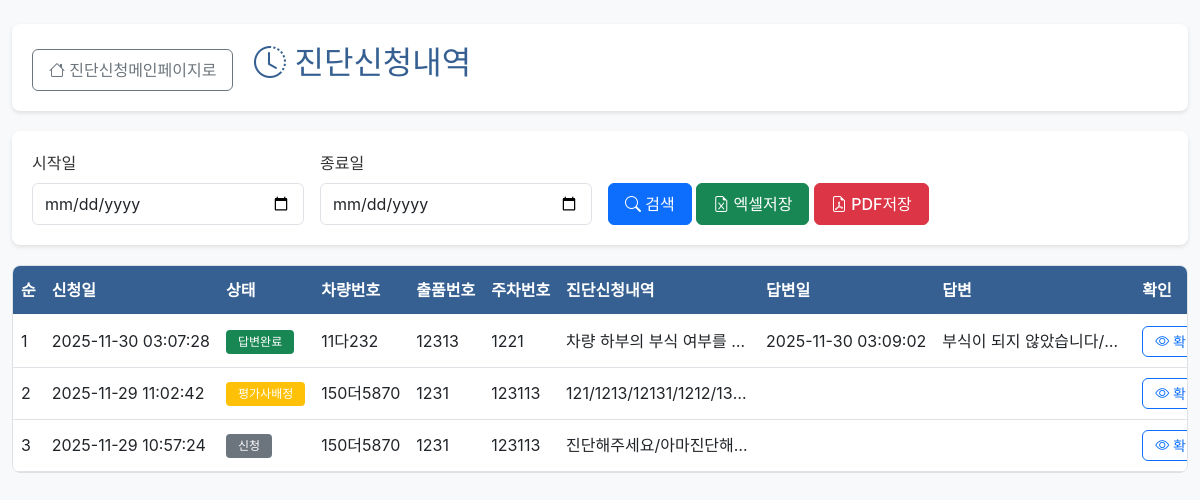
Page /diagnosis/history (signed in) on the committed database.
### tables this page shows
CREATE TABLE diagnosis_requests (
            id INTEGER PRIMARY KEY AUTOINCREMENT,
            applicant_id INTEGER NOT NULL,
            request_date TEXT NOT NULL DEFAULT (datetime('now', 'localtime')),
            vehicle_number TEXT,
            lot_number TEXT,
            parking_number TEXT,
            status TEXT NOT NULL DEFAULT '신청',
            evaluator_id INTEGER,
            evaluator_name TEXT,
            answer_date TEXT,
            confirmed_at TEXT,
            translated_summary TEXT,
            translated_at TEXT,
            sent_at TEXT,
            fee INTEGER DEFAULT 120000,
            FOREIGN KEY (applicant_id) REFERENCES users(id) ON DELETE CASCADE,
            FOREIGN KEY (evaluator_id) REFERENCES users(id) ON DELETE SET NULL
        );

### app.py (the view)
@app.route("/diagnosis/history")
@login_required
@role_required("진단신청")
def diagnosis_history():
    db = get_db()
    start_date = request.args.get("start_date")
    end_date = request.args.get("end_date")
    query = """
        SELECT * FROM diagnosis_requests
        WHERE applicant_id = ?
    """
    params: List[Any] = [session["user_id"]]
    if start_date:
        query += " AND date(request_date) >= date(?)"
        params.append(start_date)
    if end_date:
        query += " AND date(request_date) <= date(?)"
        params.append(end_date)
    query += " ORDER BY request_date DESC LIMIT 10"
    rows = db.execute(query, params).fetchall()
    enriched = []
    for row in rows:
        details = _fetch_request_details(row["id"])
        responses = _fetch_response_details(row["id"])
        enriched.append(
            {
                "row": row,
                "request_summary": _summarize_details(details, "content"),
                "response_summary": _summarize_details(responses, "content"),
            }
        )
    return render_template(
        "diagnosis/history.html",
        diagnoses=enriched,
        start_date=start_date or "",
        end_date=end_date or "",
    )

### app.py (called while the page is built)
def get_db() -> sqlite3.Connection:
    if "db" not in g:
        conn = sqlite3.connect(DB_PATH)
        conn.row_factory = sqlite3.Row
        g.db = conn
    return g.db

def login_required(func):
    from functools import wraps
    @wraps(func)
    def wrapper(*args, **kwargs):
        if "user_id" not in session:
            return redirect(url_for("login"))
        return func(*args, **kwargs)
    return wrapper

def role_required(*roles):
    from functools import wraps
    def decorator(func):
        @wraps(func)
        def wrapper(*args, **kwargs):
            if "user_type" not in session or session["user_type"] not in roles:
                abort(403)
            return func(*args, **kwargs)
        return wrapper
    return decorator

def _fetch_request_details(diagnosis_id: int) -> List[sqlite3.Row]:
    db = get_db()
    return db.execute(
        """
        SELECT * FROM diagnosis_request_items
        WHERE diagnosis_id = ?
        ORDER BY sequence ASC
        LIMIT 5
        """,
        (diagnosis_id,),
    ).fetchall()

def _fetch_response_details(diagnosis_id: int) -> List[sqlite3.Row]:
    db = get_db()
    return db.execute(
        """
        SELECT d.*, u.name AS responder_name
        FROM diagnosis_response_details d
        JOIN users u ON u.id = d.responder_id
        WHERE d.diagnosis_id = ?
        ORDER BY sequence ASC
        """,
        (diagnosis_id,),
    ).fetchall()

def _summarize_details(rows: Iterable[sqlite3.Row], field: str) -> str:
    parts: List[str] = []
    for row in rows:
        value = row[field]
        if not value:
            continue
        parts.append(value.strip())
    return "/".join(parts[:5])

### templates/diagnosis/history.html (shortened to what this page needs)
{% extends "base.html" %}
{% block content %}
<div class="container-fluid py-4">
    <div class="page-header">
        <div class="d-flex justify-content-between align-items-center">
            <div>
                <a href="{{ url_for('diagnosis_dashboard') }}" class="btn btn-outline-secondary">
                    <i class="bi bi-house"></i> 진단신청메인페이지로
                </a>
                <h2 class="d-inline ms-3"><i class="bi bi-clock-history"></i> 진단신청내역</h2>
            </div>
        </div>
    </div>
    <div class="filter-section">
        <form method="GET" class="row g-3 align-items-end">
            <div class="col-md-3">
                <label class="form-label">시작일</label>
                <input type="date" class="form-control" name="start_date" value="{{ start_date }}">
            </div>
            <div class="col-md-3">
                <label class="form-label">종료일</label>
                <input type="date" class="form-control" name="end_date" value="{{ end_date }}">
            </div>
            <div class="col-md-6">
                <button type="submit" class="btn btn-primary">
                    <i class="bi bi-search"></i> 검색
                </button>
                <a href="{{ url_for('diagnosis_history_export', fmt='xlsx', start_date=start_date, end_date=end_date) }}" class="btn btn-success">
                    <i class="bi bi-file-earmark-excel"></i> 엑셀저장
                </a>
                <a href="{{ url_for('diagnosis_history_export', fmt='pdf', start_date=start_date, end_date=end_date) }}" class="btn btn-danger">
                    <i class="bi bi-file-earmark-pdf"></i> PDF저장
                </a>
            </div>
        </form>
    </div>
    <div class="table-wrapper">
        <table class="table table-hover">
            <thead class="table-fixed-header">
                <tr>
                    <th>순</th>
                    <th>신청일</th>
                    <th>상태</th>
                    <th>차량번호</th>
                    <th>출품번호</th>
                    <th>주차번호</th>
                    <th>진단신청내역</th>
                    <th>답변일</th>
                    <th>답변</th>
                    <th>확인</th>
                </tr>
            </thead>
            <tbody>
                {% for item in diagnoses[:10] %}
                {% set row = item.row %}
                <tr>
                    <td>{{ loop.index }}</td>
                    <td>{{ row.request_date }}</td>
                    <td>
                        <span class="badge bg-{% if row.status == '신청' %}secondary{% elif row.status == '답변완료' %}success{% elif row.status == '전송완료' %}info{% else %}warning{% endif %}">
                            {{ row.status }}
                        </span>
                    </td>
                    <td>{{ row.vehicle_number or '' }}</td>
                    <td>{{ row.lot_number or '' }}</td>
                    <td>{{ row.parking_number or '' }}</td>
                    <td class="text-summary">{{ item.request_summary or '' }}</td>
                    <td>{{ row.answer_date or '' }}</td>
                    <td class="text-summary">{{ item.response_summary or '' }}</td>
                    <td>
                        <button class="btn btn-sm btn-outline-primary view-details-btn" data-id="{{ row.id }}">
                            <i class="bi bi-eye"></i> 확인
                        </button>
                    </td>
                </tr>
                {% endfor %}
            </tbody>
        </table>
    </div>
</div>
{% endblock %}

### static/css/style.css (style rules this page uses)
:root { --primary-color: #366092; --secondary-color: #6c757d; --success-color: #28a745; --danger-color: #dc3545; --warning-color: #ffc107; --info-color: #17a2b8; --light-bg: #f8f9fa; --border-color: #dee2e6; }
body { font-family: 'Noto Sans KR', -apple-system, BlinkMacSystemFont, 'Segoe UI', Roboto, sans-serif; background-color: var(--light-bg); color: #333; }
.table-wrapper { position: relative; overflow-x: auto; border: 1px solid var(--border-color); border-radius: 8px; }
.table-fixed-header { position: sticky; top: 0; z-index: 10; background-color: var(--primary-color); color: white; }
.table-fixed-header th { background-color: var(--primary-color) !important; color: white !important; font-weight: 600; padding: 12px 8px; white-space: nowrap; border-bottom: 2px solid rgba(255,255,255,0.3); }
.table { margin-bottom: 0; width: 100%; min-width: 800px; }
.table td { padding: 10px 8px; vertical-align: middle; white-space: nowrap; }
.btn { border-radius: 6px; font-weight: 500; padding: 8px 16px; transition: all 0.2s; }
.btn-sm { padding: 4px 12px; font-size: 0.875rem; }
.page-header { background: white; padding: 20px; border-radius: 8px; margin-bottom: 20px; box-shadow: 0 2px 4px rgba(0,0,0,0.1); }
.page-header h2 { margin: 0; color: var(--primary-color); }
.filter-section { background: white; padding: 20px; border-radius: 8px; margin-bottom: 20px; box-shadow: 0 2px 4px rgba(0,0,0,0.1); }
.form-control, .form-select { border-radius: 6px; border: 1px solid var(--border-color); padding: 8px 12px; }
.badge { padding: 6px 12px; border-radius: 4px; font-weight: 500; }
.text-summary { max-width: 200px; overflow: hidden; text-overflow: ellipsis; white-space: nowrap; }

### rows in the picture
diagnosis_requests: request_date "2025-11-30 03:07:28", status "답변완료", vehicle_number "11다232", lot_number "12313", parking_number "1221", answer_date "2025-11-30 03:09:02"
diagnosis_requests: request_date "2025-11-29 11:02:42", status "평가사배정", vehicle_number "150더5870", lot_number "1231", parking_number "123113"
diagnosis_requests: request_date "2025-11-29 10:57:24", status "신청", vehicle_number "150더5870", lot_number "1231", parking_number "123113"

### other values in the picture
{{ item.request_summary or '' }} "차량 하부의 부식 여부를…" "121/1213/12131/1212/13…" "진단해주세요/아마진단해…"
{{ item.response_summary or '' }} "부식이 되지 않았습니다/…"
